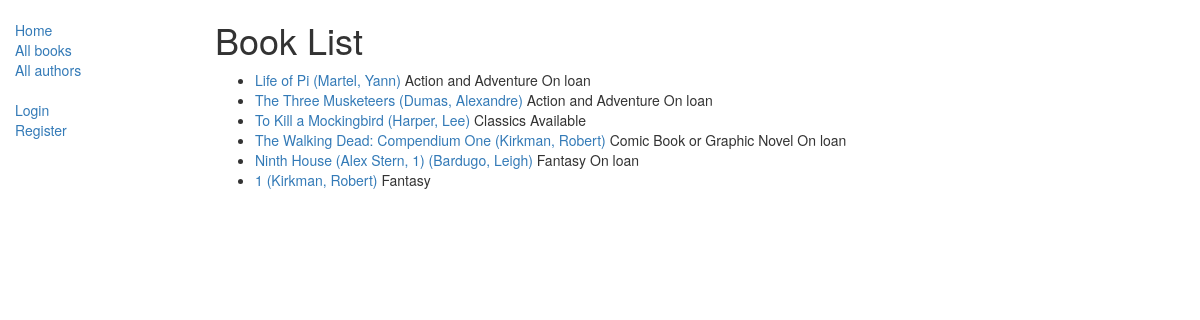
Before: /catalog/books/ with the older database file.
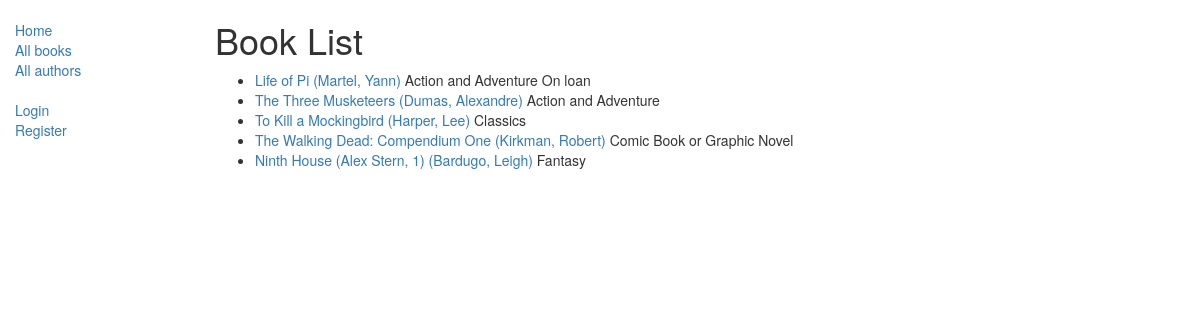
After: the same page with the newer database file.
### catalog/models.py (models this page shows, shortened)
class Book(models.Model):
    title = models.CharField(max_length=200)
    author = models.ForeignKey('Author', on_delete=models.SET_NULL, null=True)
    summary = models.TextField(max_length=1000, help_text="Enter a brief description of the book")
    isbn = models.CharField('ISBN',max_length=13, help_text='13 Character <a href="https://www.isbn-international.org/content/what-isbn">ISBN number</a>')
    genre = models.ManyToManyField(Genre, help_text="Select a genre for this book")
    language = models.ForeignKey('Language', on_delete=models.SET_NULL, null=True)
    def get_absolute_url(self):
        return reverse('book-detail', args=[str(self.id)])
    def display_genre(self):
        """
        Creates a string for the Genre. This is required to display genre in Admin.
        """
        return ', '.join([ genre.name for genre in self.genre.all()[:3] ])
    display_genre.short_description = 'Genre'

class Author(models.Model):
    first_name = models.CharField(max_length=100)
    last_name = models.CharField(max_length=100)
    date_of_birth = models.DateField(null=True, blank=True)
    date_of_death = models.DateField('Died', null=True, blank=True)
    def __str__(self):
        return '%s, %s' % (self.last_name, self.first_name)

class Genre(models.Model):
    name = models.CharField(max_length=200, help_text="Enter a book genre (e.g. Science Fiction, French Poetry etc.)")
    def __str__(self):
        return self.name

class BookInstance(models.Model):
    id = models.UUIDField(primary_key=True, default=uuid.uuid4, help_text="Unique ID for this particular book across whole library")
    book = models.ForeignKey('Book', on_delete=models.SET_NULL, null=True)
    imprint = models.CharField(max_length=200)
    due_back = models.DateField(null=True, blank=True)
    LOAN_STATUS = (
        ('m', 'Maintenance'),
        ('o', 'On loan'),
        ('a', 'Available'),
        ('r', 'Reserved'),
    )
    status = models.CharField(max_length=1, choices=LOAN_STATUS, blank=True, default='m', help_text='Book availability')
    class Meta:
        ordering = ["due_back"]
        permissions = (("can_mark_returned", "Set book as returned"),)
    borrower = models.ForeignKey(User, on_delete=models.SET_NULL, null=True, blank=True)

### catalog/views.py (the view)
# urls.py: path('books/', views.BookListView.as_view(), name='books'),
class BookListView(generic.ListView):
    model = Book
    paginate_by = 10

### catalog/templates/catalog/book_list.html
{% extends "base_generic.html" %}
{% block content %}
    <h1>Book List</h1>
    {% if book_list %}
    <ul>
      {% for book in book_list %}
      <li>
        <a href="{{ book.get_absolute_url }}">{{ book.title }}
		({{book.author}}) </a>{% for genre in book.genre.all %}
		{{ genre }}{% if not forloop.last %}, {% endif %}{% endfor %}
		{% for copy in book.bookinstance_set.all %}{{ copy.get_status_display }}{% endfor %}
      </li>
      {% endfor %}
    </ul>
    {% else %}
      <p>There are no books in the library.</p>
    {% endif %}
{% endblock %}

### catalog/templates/base_generic.html (shortened to what this page needs)
<!DOCTYPE html>
<html lang="en">
<head>
  <link rel="stylesheet" href="https://maxcdn.bootstrapcdn.com/bootstrap/3.3.7/css/bootstrap.min.css">
  {% load static %}
  <link rel="stylesheet" href="{% static 'css/styles.css' %}">
</head>
<body>
  <div class="container-fluid">
    <div class="row">
      <div class="col-sm-2">
      {% block sidebar %}
      <ul class="sidebar-nav">
          <li><a href="{% url 'index' %}">Home</a></li>
		  <li><a href="{% url 'books' %}">All books</a></li>
		  <li><a href="{% url 'authors' %}">All authors</a></li>
      </ul>
	  <ul class="sidebar-nav">
			{% if user.is_authenticated %}
			<li>User: {{ user.get_username }}</li>
			{% if user.is_staff %}
			{% else %}
			<li><a href="{% url 'my-borrowed' %}">My Borrowed</a></li>
			{% endif %}
			<li><a href="{% url 'logout'%}?next={{request.path}}">Logout</a></li>
			{% else %}
			<li><a href="{% url 'login'%}?next={{request.path}}">Login</a></li>
			<li><a href="{% url 'register'%}?next={{request.path}}">Register</a></li>
			{% endif %}
	  </ul>
     {% endblock %}
      </div>
      <div class="col-sm-10 ">
      {% block content %}{% endblock %}
      </div>
    </div>
  </div>
</body>
</html>

### catalog/static/css/styles.css (style rules this page uses)
.sidebar-nav { margin-top: 20px; padding: 0; list-style: none; }

Changed rows visible on the page:
removed BookInstance: status "On loan", shown under Book "The Three Musketeers"
removed BookInstance: status "Available", shown under Book "To Kill a Mockingbird"
removed BookInstance: status "On loan", shown under Book "The Walking Dead: Compendium One"
removed BookInstance: status "On loan", shown under Book "Ninth House (Alex Stern, 1)"
removed Book: title "1", author "Kirkman, Robert", Genre (name "Fantasy")
